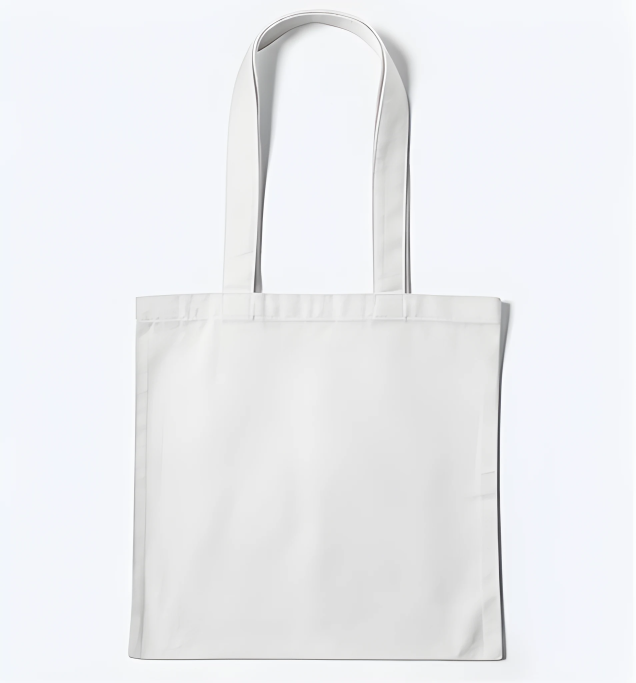
#> input picture scripts/store_uploader/templates/tote/0_flat_wall.webp, 1908 x 2048 px (shown at 1/3 size)
$ python -i garment_prints.py   (imports and definitions only)
#> lines starting #> are read from the running program, lines starting #| are printed output that depends on the picture; after the words box and inside, x2 and y2 are one past the last pixel; in counts of white or black regions, pixels touching at a corner belong together
#!/usr/bin/env python3
"""
garment_prints.py — the prints the 3D tees and totes wear (25 Oct 2026).

The fabric, its colour and its outline are drawn in the browser (js/inspect/cloth.js);
all a garment needs from here is its print, as a transparent image, and — for a tee —
where that print sits, measured off the product's own flat-lay photograph so the 3D tee
and the photo agree.

  tote_print(art)          the drawing, trimmed to its ink, at most 1600 px
  stamp_print(scan)        a stamp scan cropped to the stamp, perforations cut as alpha
  measure_print(mockup)    (width_cm, top_cm) of the print on the tee in a flat-lay photo

inspect_textures.py calls these; nothing here writes files.
"""
from __future__ import annotations
from pathlib import Path
import numpy as np
from PIL import Image, ImageDraw, ImageFilter

TEE_BODY_CM = 54.0      # cloth.js's tee across the chest (26.5 cm a side at the armpit, 27.5 at the hem)
TEE_LENGTH_CM = 72.0    # and from the collar to the hem
MAX_SIDE = 1600


def _cap(im: Image.Image, side: int = MAX_SIDE) -> Image.Image:
    s = max(im.size)
    return im if s <= side else im.resize((round(im.width * side / s), round(im.height * side / s)), Image.LANCZOS)


# [107 lines left out: functions tote_print, _ink_box, stamp_print, measure_print, not called in this run]


def lift_print(photo: Path, color: str = "black", dark_ink: bool = False) -> tuple[Image.Image, float, float, int]:
    """A tee's print lifted off one of its own photographs, for the tees whose artwork
    exists only as mockups (MANIFEST.md). Most are photographs of people wearing the tee,
    so the print is found as ink the tee's fabric ENCLOSES: the fabric mask with its
    holes filled is the tee; inside it, clear ink (further from the fabric's colour than
    the fabric's own folds and shading ever get) that does not touch the tee's edge is
    the print — hands, arms and a belt all touch an edge, and the woven neck label is
    too small to keep. Where the tee cannot be told from the backdrop (a white tee on a
    pale wall), a chest window stands in for the tee. The fabric is keyed out softly,
    and only on the print, so type keeps its edge and folds leave no grey haze.
    `dark_ink`: a tone-on-tone print, black ink on a charcoal tee (HTMLK), is darker than
    its fabric, not brighter; its ink is found by darkness instead.
    Returns (print RGBA, width_cm, top_cm, area_px) — area_px ranks the photographs."""
#> called with photo = 'templates/tote/0_flat_wall.webp', color = 'black', dark_ink = False
    from scipy import ndimage
    im = Image.open(photo).convert("RGB")
#> im is the input picture: PIL image 1908x2048 RGB; mean R, G, B 236.6, 237.8, 240.9
    a = np.array(im).astype(np.float32)
    h, w = a.shape[:2]
#> h = 2048; w = 1908
    lum = a.mean(2); sat = a.max(2) - a.min(2)
#> after `sat = a.max(2) - a.min(2)`:
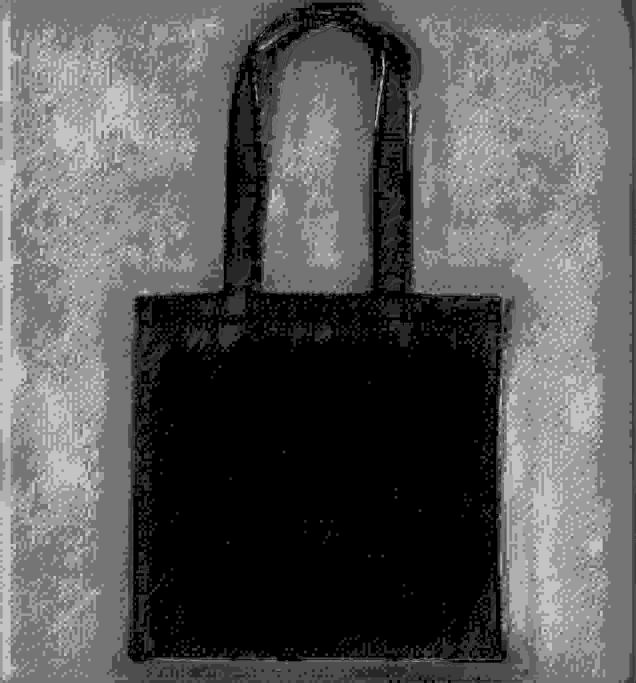
#> sat: shape (2048, 1908) float32 (shown at 1/3 size); min 0, max 13, mean 4.55; drawn with min black and max white
    dark = color.lower() != "white"
    mid = (slice(h // 5, h * 4 // 5), slice(w // 3, w * 2 // 3))
    pick = ((lum[mid] < 110) if dark else (lum[mid] > 200)) & (sat[mid] < 26)
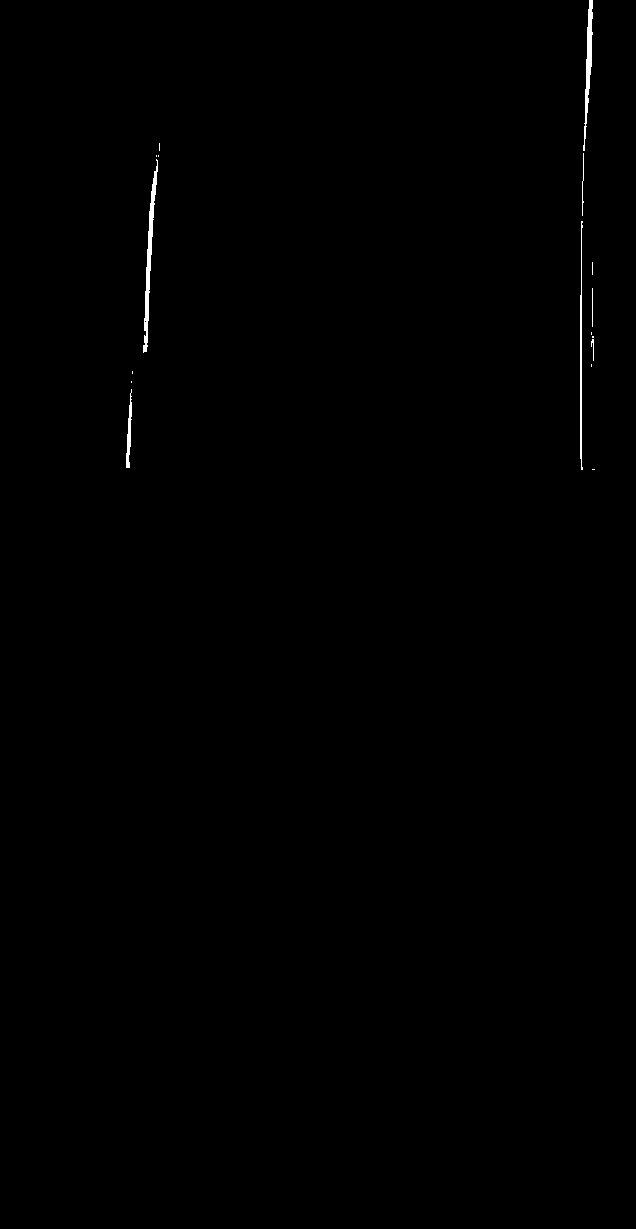
#> pick: shape (1229, 636) bool; 0.28% white; 17 white regions (10 under 20 px), largest, box (x1, y1, x2, y2) and area: (143, 159, 158, 353) 758, (583, 0, 593, 151) 575, (580, 221, 583, 470) 421
    if pick.sum() < 50:
        raise ValueError("no fabric")
    fabric = np.median(a[mid][pick], 0)
#> fabric = [101, 101, 102]
    d = np.abs(a - fabric).sum(2)
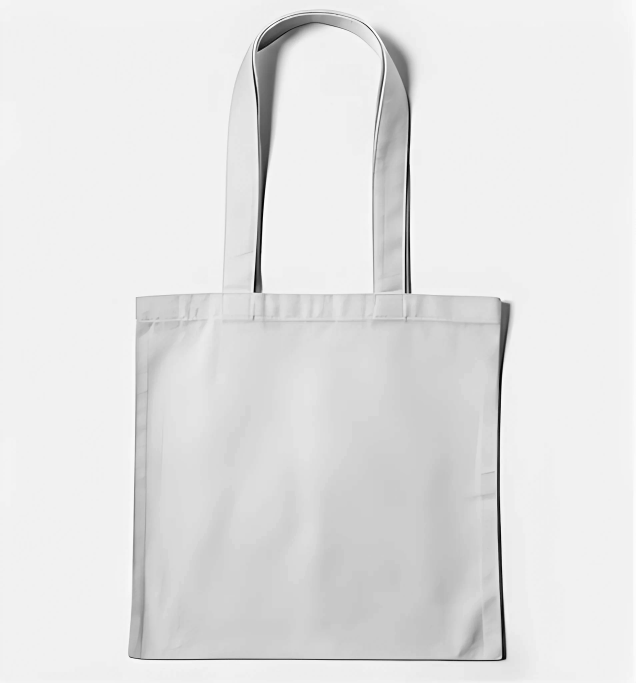
#> d: shape (2048, 1908) float32 (shown at 1/3 size); min 1, max 461, mean 411.5; drawn with min black and max white
    near = ndimage.binary_opening(d < (75 if dark else 30), iterations=2)
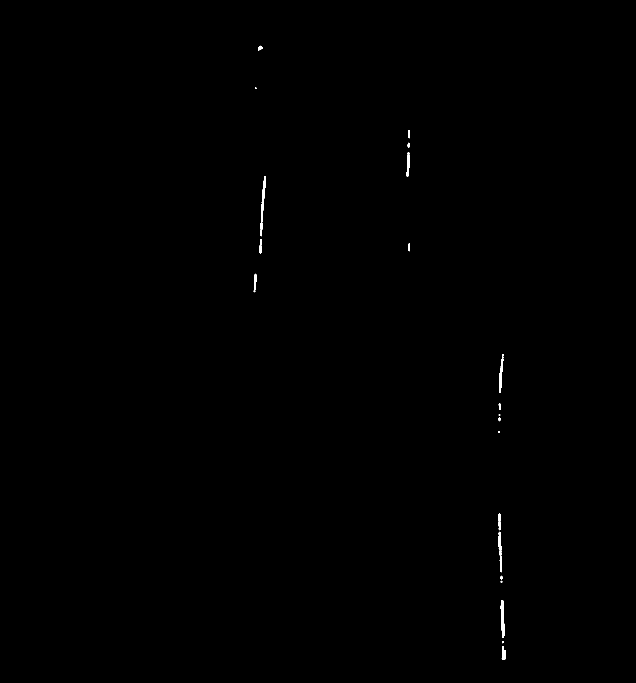
#> near: shape (2048, 1908) bool (shown at 1/3 size); 0.14% white; 22 white regions (4 under 20 px), largest, box (x1, y1, x2, y2) and area: (781, 528, 798, 709) 968, (1502, 1800, 1514, 1914) 831, (1495, 1595, 1506, 1717) 707
    lab, n = ndimage.label(near)
#> lab: shape (2048, 1908) int32; 24 distinct labels, from 0 to 23
#> n = 23
    tee = lab == (np.argmax(ndimage.sum(near, lab, range(1, n + 1))) + 1)
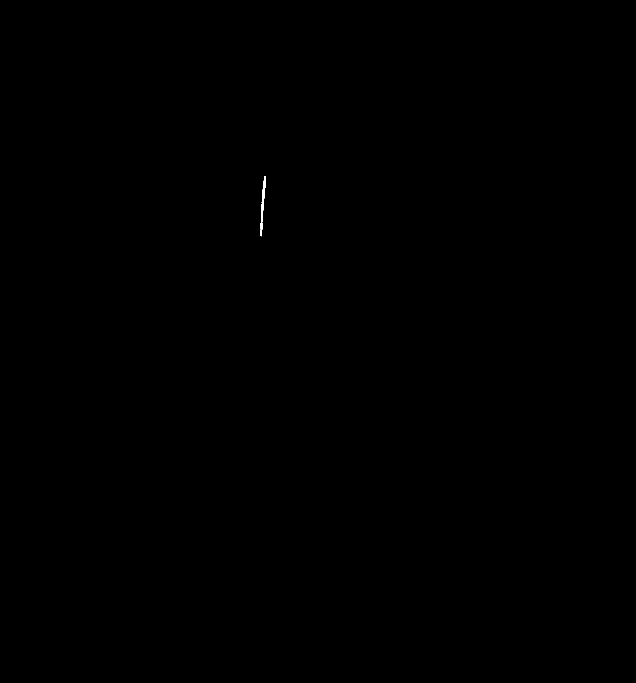
#> tee: shape (2048, 1908) bool (shown at 1/3 size); 0.02% white; 1 white region, box (x1, y1, x2, y2) and area: (781, 528, 798, 709) 968
    borders = sum([tee[0].any(), tee[-1].any(), tee[:, 0].any(), tee[:, -1].any()])
#> borders = 0
    if borders >= 3:                                   # the tee ran into the backdrop
        filled = np.zeros((h, w), bool)
        filled[int(h * 0.12): int(h * 0.62), int(w * 0.22): int(w * 0.78)] = True
        edge = filled & ~ndimage.binary_erosion(filled, iterations=4)     # an arm crossing it is not print
    else:
        filled = ndimage.binary_fill_holes(ndimage.binary_closing(tee, iterations=3))
        edge = filled & ~ndimage.binary_erosion(filled, iterations=4)
    # clear ink: past what the fabric's own folds reach
#> (the run stopped early here; a loop or call above may not have finished)

$ run again, on scripts/store_uploader/templates/tote/3_shoulder_a.webp
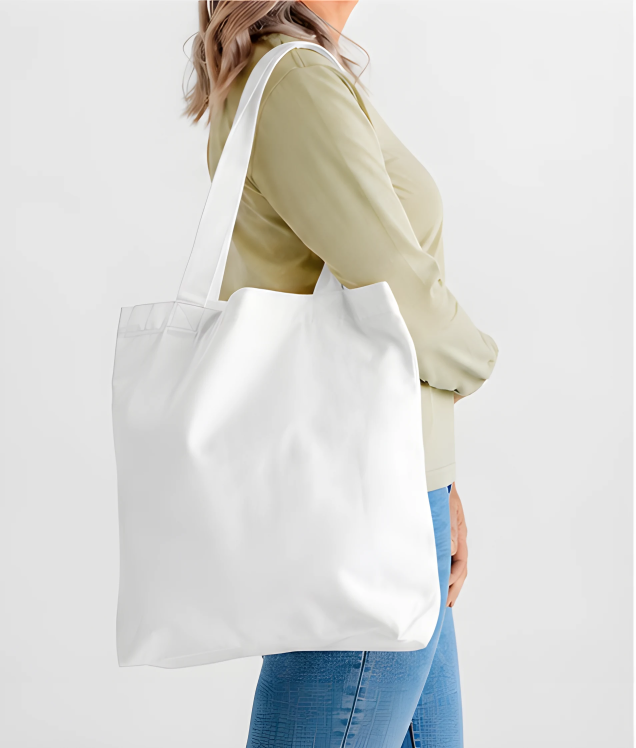
#> input picture scripts/store_uploader/templates/tote/3_shoulder_a.webp, 1908 x 2244 px (shown at 1/3 size)
#> in lift_print, im is the input picture: PIL image 1908x2244 RGB; mean R, G, B 215.6, 215.8, 213.5
#> in lift_print, `sat = a.max(2) - a.min(2)`:
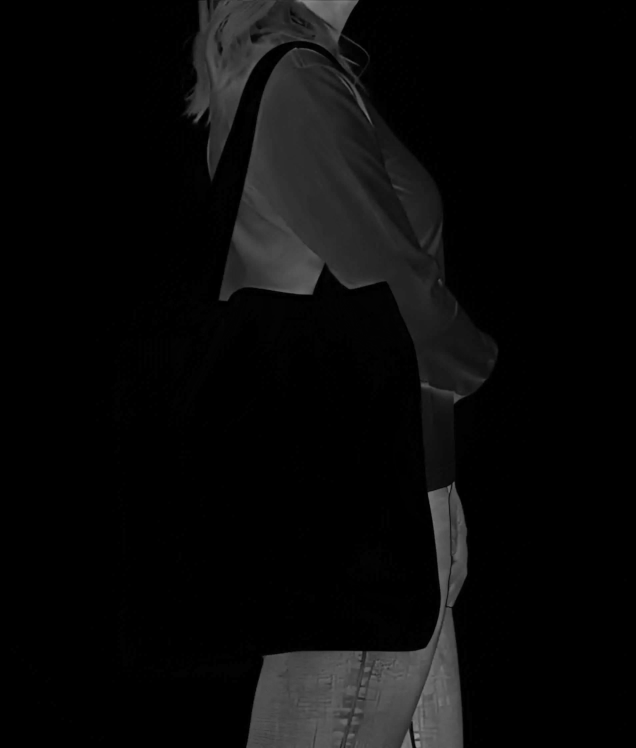
#> sat: shape (2244, 1908) float32 (shown at 1/3 size); min 0, max 152, mean 9.7
#> pick: shape (1347, 636) bool; 0.01% white in thin lines or dots, all inside (x1, y1, x2, y2) = (389, 405, 633, 697)
#> fabric = [91, 86, 82]
#> in lift_print, `near = ndimage.binary_opening(d < (75 if dark else 30), iterations=2)`:
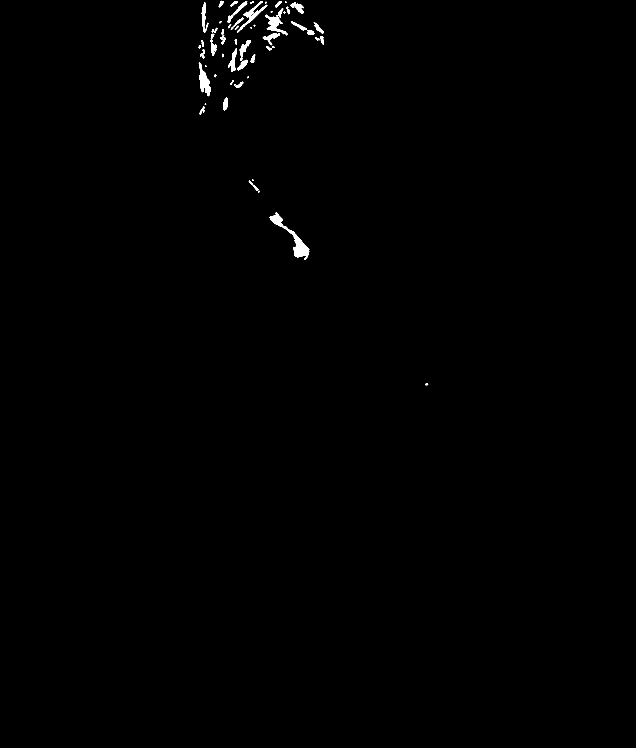
#> near: shape (2244, 1908) bool (shown at 1/3 size); 0.4% white; 72 white regions (14 under 20 px), largest, box (x1, y1, x2, y2) and area: (808, 637, 928, 780) 3172, (596, 187, 631, 289) 1650, (795, 44, 863, 106) 1387
#> lab: shape (2244, 1908) int32; 80 distinct labels, from 0 to 79
#> n = 79
#> tee: shape (2244, 1908) bool; 0.07% white; 1 white region, box (x1, y1, x2, y2) and area: (808, 637, 928, 780) 3172
#> borders = 0
#> filled: shape (2244, 1908) bool; 0.07% white; 1 white region, box (x1, y1, x2, y2) and area: (808, 637, 928, 780) 3199
#> edge: shape (2244, 1908) bool; 0.03% white; 1 white region, box (x1, y1, x2, y2) and area: (808, 637, 928, 780) 1386
#> noise = 73
#> thr = 98.55
#> flum = 86.33
#> ink: shape (2244, 1908) bool; every value is 0
#> lab2: shape (2244, 1908) int32; every value is 0
#> n2 = 0
#> sizes = empty array
#> rows_f = 143 values from 637 to 779
#> collar = 659.7
#> after the loop in lift_print, `for k in range(1, n2 + 1):`: comps = []
